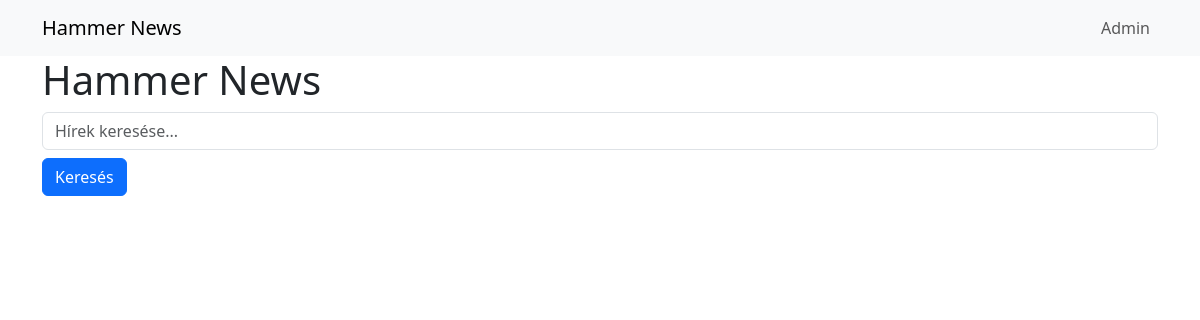
Before: / with the older database file.
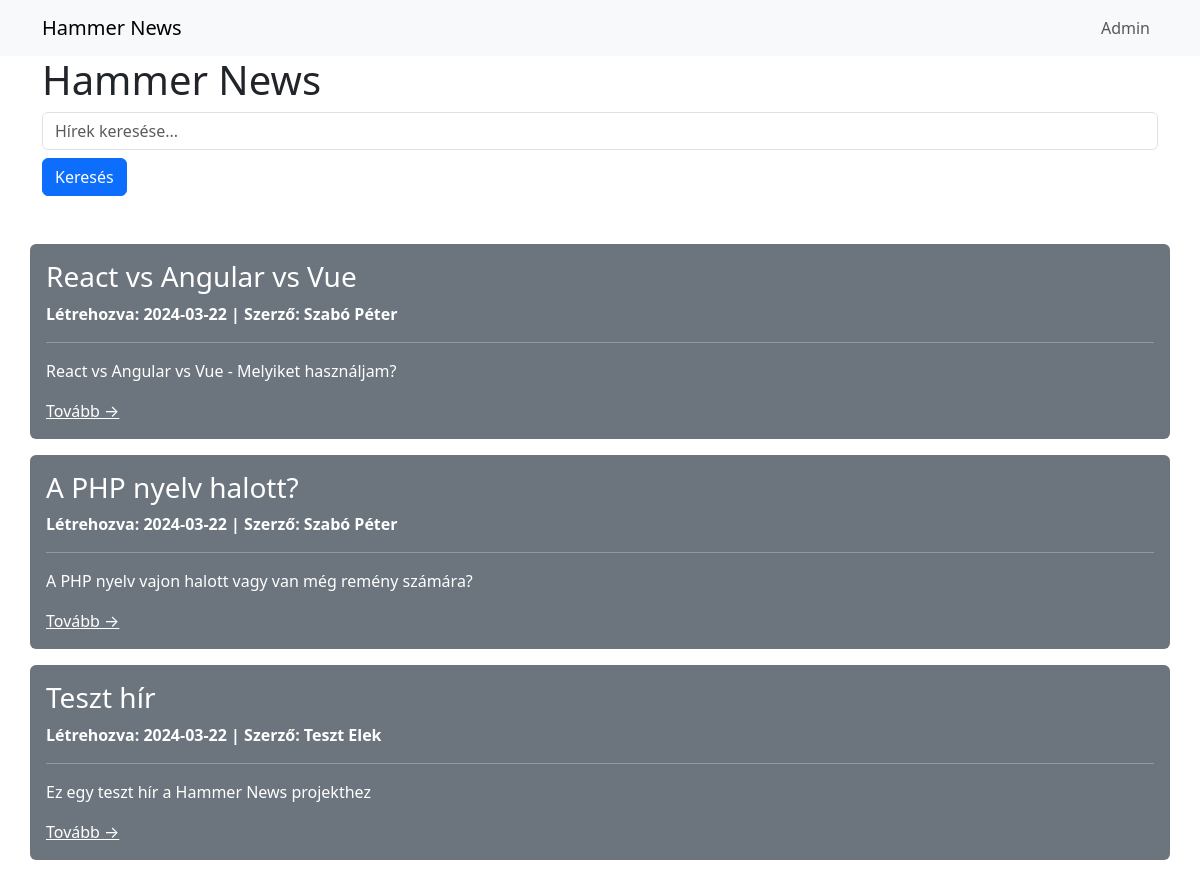
After: the same page with the newer database file.
### tables this page shows
CREATE TABLE `news` (
  `id` int(11) NOT NULL,
  `title` varchar(100) NOT NULL,
  `author` varchar(100) NOT NULL,
  `date` date NOT NULL DEFAULT current_timestamp(),
  `intro` varchar(100) NOT NULL,
  `body` longtext NOT NULL,
  `image` varchar(100) NOT NULL
);

### class/Sql.php (called while the page is built, shortened)
<?php
class Sql extends Database
{
    public function getNews()
    {
        $con = parent::connect();
        $res = $con->prepare("SELECT * FROM news ORDER BY id DESC");
        $res->execute();
        $news = $res->fetchAll();
        return $news;
    }
}

### index.php (the view, shortened to what this page needs)
<?php
require "class/Sql.php";
$sql = new Sql();
$news = $sql->getNews();
?>
<!DOCTYPE html>
<html lang="en">
<head>
    <link rel="stylesheet" href="https://cdn.jsdelivr.net/npm/bootstrap@5.3.2/dist/css/bootstrap.min.css">
</head>
<body>
    <nav class="navbar navbar-expand-lg bg-body-tertiary">
        <div class="container">
            <a class="navbar-brand" href="#">Hammer News</a>
            <div class="collapse navbar-collapse" id="navbarNav">
                <ul class="navbar-nav ms-auto">
                    <li class="nav-item">
                        <a class="nav-link" href="admin/admin.php">Admin</a>
                    </li>
                </ul>
            </div>
        </div>
    </nav>
    <div class="container">
        <h1>Hammer News</h1>
        <form action="" method="POST" class="w-100">
            <input type="text" name="title" placeholder="Hírek keresése..." class="form-control my-2">
            <button class="btn btn-primary" name="search">Keresés</button>
        </form>
        <div class="row mt-5">
            <?php foreach ($news as $single_news) : ?>
                <div class="col-12 bg-secondary rounded p-3 text-white mb-3">
                    <h3><?php echo $single_news['title'];  ?></h3>
                    <p> <strong>Létrehozva: <?php echo $single_news['date'];  ?> | Szerző: <?php echo $single_news['author']; ?></strong> </p>
                    <hr>
                    <p><?php echo $single_news['intro'];  ?></p>
                    <a href="news.php?id=<?php echo $single_news['id']; ?>" class="text-white">Tovább &rarr;</a>
                </div>
            <?php endforeach; ?>
        </div>
    </div>
</body>
</html>

Changed rows visible on the page:
added news: title "React vs Angular vs Vue", date "2024-03-22", author "Szabó Péter", intro "React vs Angular vs Vue - Melyiket használjam?"
added news: title "A PHP nyelv halott?", date "2024-03-22", author "Szabó Péter", intro "A PHP nyelv vajon halott vagy van még remény számára?"
added news: title "Teszt hír", date "2024-03-22", author "Teszt Elek", intro "Ez egy teszt hír a Hammer News projekthez"
